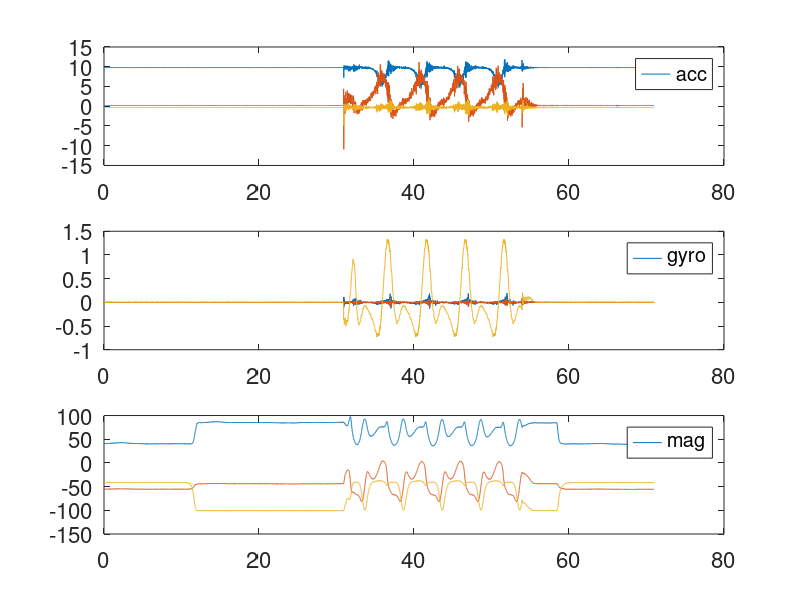

The MATLAB source for this figure: (Note: this script raises an error after producing the figure.)
function AHRS_compare_rot2_mag_review()

%%
% This function is used to compare the performance of orientation
% estimation using ESKF, GD, and MKMCKF-OE.
%
% The raw data is sampled at gait frequency f=0.2hz with 
% magnetic disturbance.
%%

clear all
%% add path
addpath('MKMCKF-OE');
addpath('ESKF');
addpath('madgwick_algorithm_matlab');
addpath('data100hz');
addpath('madgwick_algorithm_matlab/quaternion_library');

%% load the data
load('gait_02_mag_100hz.mat');
IMU=gait;

%
Accelerometer=IMU.Acceleration;
Gyroscope=IMU.Gyroscope;
fs=IMU.fs;
Magnetic=IMU.Magnetic;

len=length(Accelerometer);
% 
for i=1:len
Accelerometer_norm(i)= norm(Accelerometer(i,:)); 
Magnetic_norm(i)= norm(Magnetic(i,:)); 
end

% plot the raw data
t=0:1/fs:1/fs*(length(Accelerometer)-1);
time=[t;t;t];
time=time';
figure
x1=subplot(3,1,1);
plot(time,Accelerometer)
legend('acc')
set(gca,'FontSize',16)
x2=subplot(3,1,2);
plot(time,Gyroscope)
legend('gyro')
set(gca,'FontSize',16)
x3=subplot(3,1,3);
plot(time,Magnetic)
legend('mag')
set(gca,'FontSize',16)
linkaxes([x1,x2,x3],'x')


%% GD method

AHRS = MadgwickAHRS('SamplePeriod', 1/fs, 'Beta', 0.1);

time=0:1/fs:1/fs*(len-1);
quat = zeros(length(time), 4);
for t = 1:length(time)
    AHRS.Update(Gyroscope(t,:), Accelerometer(t,:), Magnetic(t,:));	% gyroscope units must be radians
    quat(t, :) = AHRS.Quaternion;
end

% Plot algorithm output as Euler angles
for i=1:length(quat)
Quat(i)=quaternion(quat(i,1),quat(i,2),quat(i,3),quat(i,4));
end

euler=eulerd(Quat,'ZXY','frame');



%% ahrs
ahrs=orientation_estimation_ahrs_fun(Accelerometer,Gyroscope,Magnetic,fs);
euler_ahrs=eulerd(ahrs.Quat,'ZXY','frame');


% len=length(Magnetic);
% Mag_norm=zeros(len,1);
% for i=1:len
%     Mag_norm(i)=norm(Magnetic(i,:));
% end
% figure
% plot(Mag_norm)
%% mkmc ahrs
% sigma_1=2.01;
% sigma_2=0.1351;

sigma_1=1.6188;
sigma_2=0.4234;
sigma1=2*sigma_1*sigma_1;
sigma2=2*sigma_2*sigma_2;
xigma_x=[10^8 10^8 10^8 10^8 10^8 10^8 sigma1 sigma1 sigma1 sigma2 sigma2 sigma2]; 
xigma_y=[10^8 10^8 10^8 10^8 10^8 10^8];
mkmc_ahrs=orientation_estimation_ahrs_mkmc_fun_(Accelerometer,Gyroscope,Magnetic,fs,xigma_x,xigma_y);
euler_mkmc_ahrs=eulerd(mkmc_ahrs.Quat,'ZXY','frame');





figure
x1=subplot(3,1,1);
plot(time,euler(:,1),'blue',time,euler_ahrs(:,1),'red',time,euler_mkmc_ahrs(:,1),'black')
legend('GD Yaw','AHRS Yaw','MKMC Yaw')
set(gca,'FontSize',12)
x2=subplot(3,1,2);
plot(time,euler(:,2),'blue',time,euler_ahrs(:,2),'red',time,euler_mkmc_ahrs(:,2),'black')
legend('GD Roll','AHRS Roll','MKMC Roll')
set(gca,'FontSize',12)
x3=subplot(3,1,3);
plot(time,euler(:,3),'blue',time,euler_ahrs(:,3),'red',time,euler_mkmc_ahrs(:,3),'black')
legend('GD Pitch','AHRS Pitch','MKMC Pitch')
set(gca,'FontSize',12)
linkaxes([x1,x2,x3],'x')




end